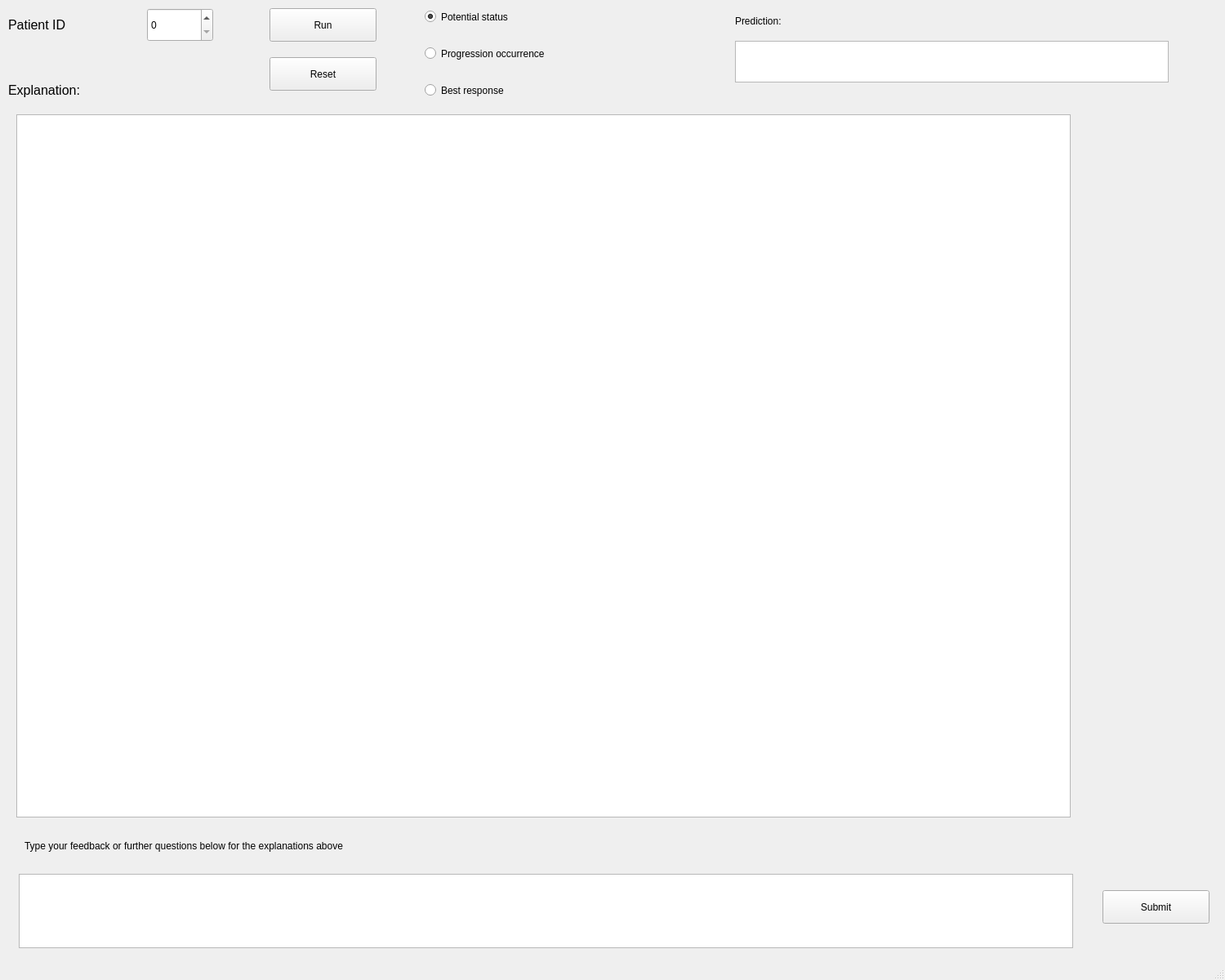
<?xml version="1.0" encoding="UTF-8"?>
<ui version="4.0">
 <class>MainWindow</class>
 <widget class="QMainWindow" name="MainWindow">
  <property name="geometry">
   <rect>
    <x>0</x>
    <y>0</y>
    <width>1500</width>
    <height>1200</height>
   </rect>
  </property>
  <property name="windowTitle">
   <string>MainWindow</string>
  </property>
  <widget class="QWidget" name="centralwidget">
   <widget class="QWidget" name="verticalLayoutWidget">
    <property name="geometry">
     <rect>
      <x>10</x>
      <y>0</y>
      <width>2</width>
      <height>2</height>
     </rect>
    </property>
    <layout class="QVBoxLayout" name="verticalLayout"/>
   </widget>
   <widget class="QLabel" name="label_5">
    <property name="geometry">
     <rect>
      <x>10</x>
      <y>90</y>
      <width>161</width>
      <height>41</height>
     </rect>
    </property>
    <property name="text">
     <string>&lt;html&gt;&lt;head/&gt;&lt;body&gt;&lt;p&gt;&lt;span style=&quot; font-size:12pt;&quot;&gt;Explanation:&lt;/span&gt;&lt;/p&gt;&lt;/body&gt;&lt;/html&gt;</string>
    </property>
   </widget>
   <widget class="QTextBrowser" name="textBrowser_prediction">
    <property name="geometry">
     <rect>
      <x>900</x>
      <y>50</y>
      <width>531</width>
      <height>51</height>
     </rect>
    </property>
    <property name="styleSheet">
     <string notr="true">font: 75 10pt &quot;MS Shell Dlg 2&quot;;</string>
    </property>
    <property name="verticalScrollBarPolicy">
     <enum>Qt::ScrollBarAlwaysOff</enum>
    </property>
    <property name="horizontalScrollBarPolicy">
     <enum>Qt::ScrollBarAlwaysOff</enum>
    </property>
   </widget>
   <widget class="QTextBrowser" name="textBrowser_LLMresult">
    <property name="geometry">
     <rect>
      <x>20</x>
      <y>140</y>
      <width>1291</width>
      <height>861</height>
     </rect>
    </property>
    <property name="styleSheet">
     <string notr="true">font: 12pt &quot;MS Shell Dlg 2&quot;;</string>
    </property>
   </widget>
   <widget class="QPushButton" name="pushButton_Run">
    <property name="geometry">
     <rect>
      <x>330</x>
      <y>10</y>
      <width>131</width>
      <height>41</height>
     </rect>
    </property>
    <property name="styleSheet">
     <string notr="true">font: 12pt &quot;MS Shell Dlg 2&quot;;</string>
    </property>
    <property name="text">
     <string>Run</string>
    </property>
   </widget>
   <widget class="QLabel" name="label">
    <property name="geometry">
     <rect>
      <x>10</x>
      <y>10</y>
      <width>151</width>
      <height>41</height>
     </rect>
    </property>
    <property name="text">
     <string>&lt;html&gt;&lt;head/&gt;&lt;body&gt;&lt;p&gt;&lt;span style=&quot; font-size:12pt;&quot;&gt;Patient ID&lt;/span&gt;&lt;/p&gt;&lt;/body&gt;&lt;/html&gt;</string>
    </property>
   </widget>
   <widget class="QSpinBox" name="spinBox">
    <property name="geometry">
     <rect>
      <x>180</x>
      <y>10</y>
      <width>81</width>
      <height>41</height>
     </rect>
    </property>
    <property name="styleSheet">
     <string notr="true">font: 14pt &quot;MS Shell Dlg 2&quot;;</string>
    </property>
   </widget>
   <widget class="QPushButton" name="pushButton_Reset">
    <property name="geometry">
     <rect>
      <x>330</x>
      <y>70</y>
      <width>131</width>
      <height>41</height>
     </rect>
    </property>
    <property name="styleSheet">
     <string notr="true">font: 12pt &quot;MS Shell Dlg 2&quot;;</string>
    </property>
    <property name="text">
     <string>Reset</string>
    </property>
   </widget>
   <widget class="QRadioButton" name="radioButton_ps">
    <property name="geometry">
     <rect>
      <x>520</x>
      <y>10</y>
      <width>281</width>
      <height>21</height>
     </rect>
    </property>
    <property name="styleSheet">
     <string notr="true">font: 75 12pt &quot;MS Shell Dlg 2&quot;;</string>
    </property>
    <property name="text">
     <string>Potential status</string>
    </property>
    <property name="checked">
     <bool>true</bool>
    </property>
   </widget>
   <widget class="QRadioButton" name="radioButton_po">
    <property name="geometry">
     <rect>
      <x>520</x>
      <y>50</y>
      <width>351</width>
      <height>31</height>
     </rect>
    </property>
    <property name="styleSheet">
     <string notr="true">font: 75 12pt &quot;MS Shell Dlg 2&quot;;</string>
    </property>
    <property name="text">
     <string>Progression occurrence</string>
    </property>
   </widget>
   <widget class="QRadioButton" name="radioButton_bs">
    <property name="geometry">
     <rect>
      <x>520</x>
      <y>100</y>
      <width>281</width>
      <height>21</height>
     </rect>
    </property>
    <property name="styleSheet">
     <string notr="true">font: 75 12pt &quot;MS Shell Dlg 2&quot;;</string>
    </property>
    <property name="text">
     <string>Best response</string>
    </property>
   </widget>
   <widget class="QLabel" name="label_2">
    <property name="geometry">
     <rect>
      <x>900</x>
      <y>10</y>
      <width>231</width>
      <height>31</height>
     </rect>
    </property>
    <property name="styleSheet">
     <string notr="true">font: 75 12pt &quot;MS Shell Dlg 2&quot;;</string>
    </property>
    <property name="text">
     <string>Prediction:</string>
    </property>
   </widget>
   <widget class="QPushButton" name="pushButton_submit">
    <property name="geometry">
     <rect>
      <x>1350</x>
      <y>1090</y>
      <width>131</width>
      <height>41</height>
     </rect>
    </property>
    <property name="styleSheet">
     <string notr="true">font: 12pt &quot;MS Shell Dlg 2&quot;;</string>
    </property>
    <property name="text">
     <string>Submit</string>
    </property>
   </widget>
   <widget class="QPlainTextEdit" name="plainTextEdit_feedback">
    <property name="geometry">
     <rect>
      <x>23</x>
      <y>1070</y>
      <width>1291</width>
      <height>91</height>
     </rect>
    </property>
    <property name="toolTip">
     <string>&lt;html&gt;&lt;head/&gt;&lt;body&gt;&lt;p&gt;Type your feedback or further questions for the explanations above&lt;/p&gt;&lt;/body&gt;&lt;/html&gt;</string>
    </property>
    <property name="styleSheet">
     <string notr="true">font: 75 12pt &quot;MS Shell Dlg 2&quot;;</string>
    </property>
    <property name="plainText">
     <string extracomment="Type your feedback or further questions for the explanations above"/>
    </property>
    <property name="placeholderText">
     <string extracomment="Type your feedback or further questions for the explanations above"/>
    </property>
   </widget>
   <widget class="QLabel" name="label_feedback">
    <property name="geometry">
     <rect>
      <x>30</x>
      <y>1020</y>
      <width>1031</width>
      <height>31</height>
     </rect>
    </property>
    <property name="styleSheet">
     <string notr="true">font: 75 12pt &quot;MS Shell Dlg 2&quot;;</string>
    </property>
    <property name="text">
     <string>Type your feedback or further questions below for the explanations above</string>
    </property>
   </widget>
   <zorder>verticalLayoutWidget</zorder>
   <zorder>textBrowser_prediction</zorder>
   <zorder>pushButton_Run</zorder>
   <zorder>label_5</zorder>
   <zorder>textBrowser_LLMresult</zorder>
   <zorder>spinBox</zorder>
   <zorder>label</zorder>
   <zorder>pushButton_Reset</zorder>
   <zorder>radioButton_ps</zorder>
   <zorder>radioButton_po</zorder>
   <zorder>radioButton_bs</zorder>
   <zorder>label_2</zorder>
   <zorder>pushButton_submit</zorder>
   <zorder>plainTextEdit_feedback</zorder>
   <zorder>label_feedback</zorder>
  </widget>
  <widget class="QStatusBar" name="statusbar"/>
 </widget>
 <resources/>
 <connections/>
</ui>
